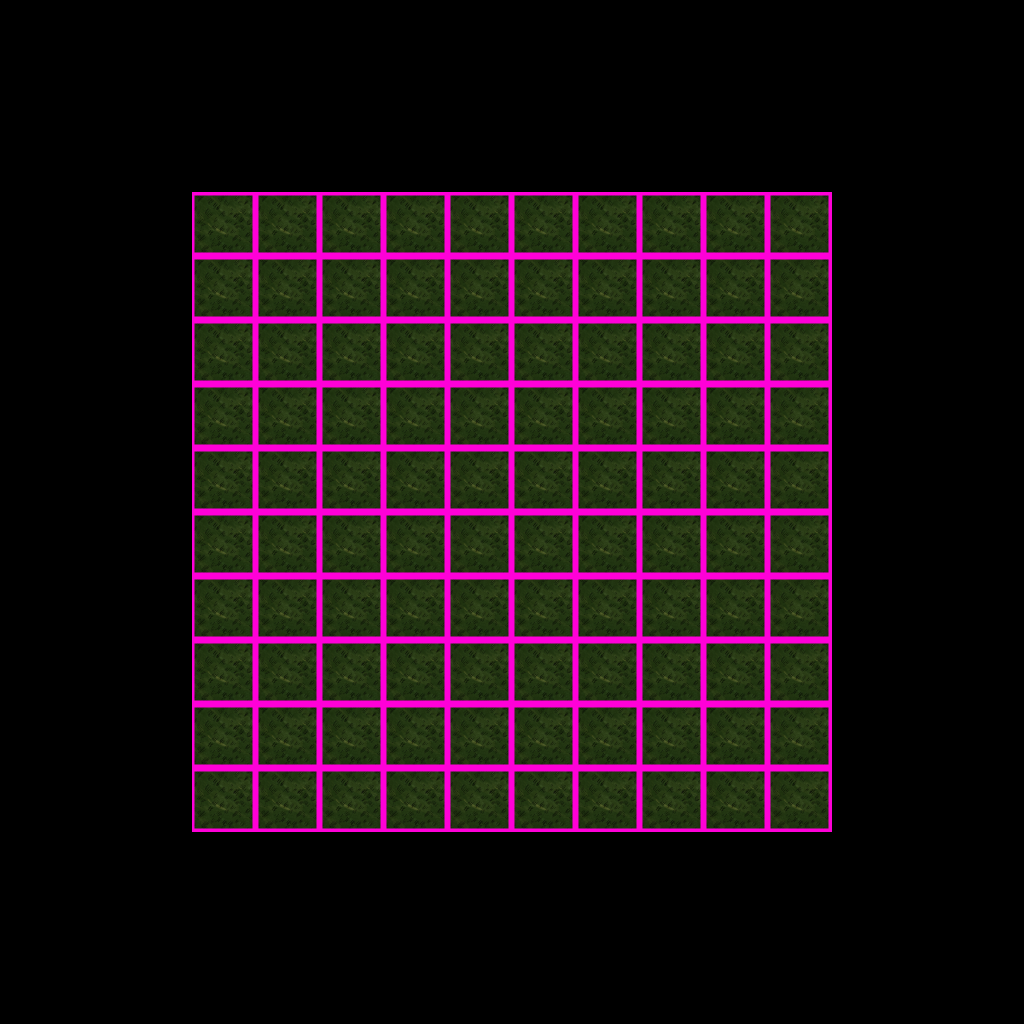

Below is a game level as drawn by its tile map, then a one-line description and the .tmx that defines it (tile-layer data replaced by summaries):
An orthogonal 16x16 tile map with 64x64 px tiles, 1 tile layer (BG_TILES) and 7 objects (4x helicopter_beacon, helipad, generator, batteries).

<map version="1.0" orientation="orthogonal" width="16" height="16" tilewidth="64" tileheight="64">
 <tileset firstgid="1" source="dont_starve/ground.tsx" />
 <layer name="BG_TILES" width="16" height="16">
  <data>[256 cells, 100 non-empty, 1 distinct tile ids]</data>
 </layer>
 <objectgroup name="FG_OBJECTS" width="16" height="16">
  <object type="helipad" x="511" y="509" />
  <object type="generator" x="521" y="165" />
  <object type="batteries" x="607" y="646" />
  <object type="helicopter_beacon" x="831" y="191" />
  <object type="helicopter_beacon" x="829" y="831" />
  <object type="helicopter_beacon" x="192" y="828" />
  <object type="helicopter_beacon" x="191" y="192" />
 </objectgroup>
</map>
